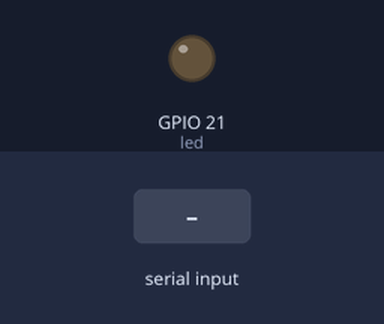
Bench run of a program on a simulated Raspberry Pi (BCM pin numbers). Shown: output pins drawn as LEDs (lit = HIGH). The test bench sets the inputs (shaded band). What the program prints to the terminal is not drawn.

Above: at 1.2 s.
1.3 s: "x" typed at the terminal, then Enter
At 1.9 s:
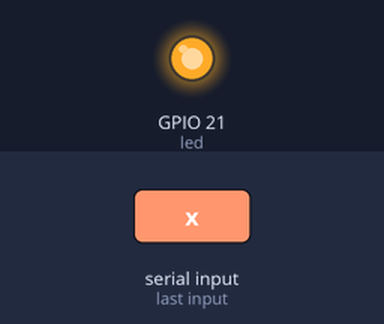
2.8 s: "o" typed at the terminal, then Enter
At 4.2 s:
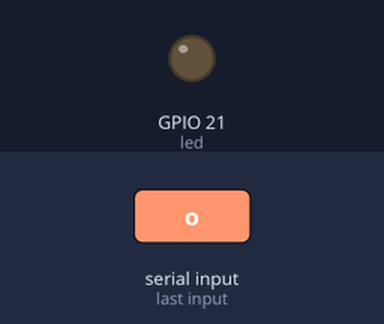
Timing chart, 0 to 5.8 s (numbered marks = the images above; inputs shaded):
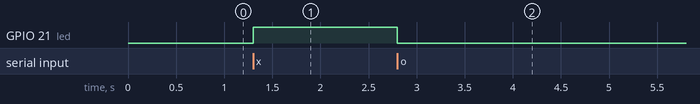

Measured:
- after the input at 1.3 s, GPIO 21 (led): LOW → HIGH at once
- after the input at 2.8 s, GPIO 21 (led): HIGH → LOW at once

The program:

input02.py
```python
import RPi.GPIO as GPIO
import time

led = 21

GPIO.setmode(GPIO.BCM)
GPIO.setup(led, GPIO.OUT)

try:
	while True:
		a = input("입력(o/x) : ")
		if a == "o":
			GPIO.output(led, False)
		elif a == "x":
			GPIO.output(led, True)
		else:
			print("정확한 문자입력!")

except KeyboardInterrupt:
	GPIO.cleanup()
```
